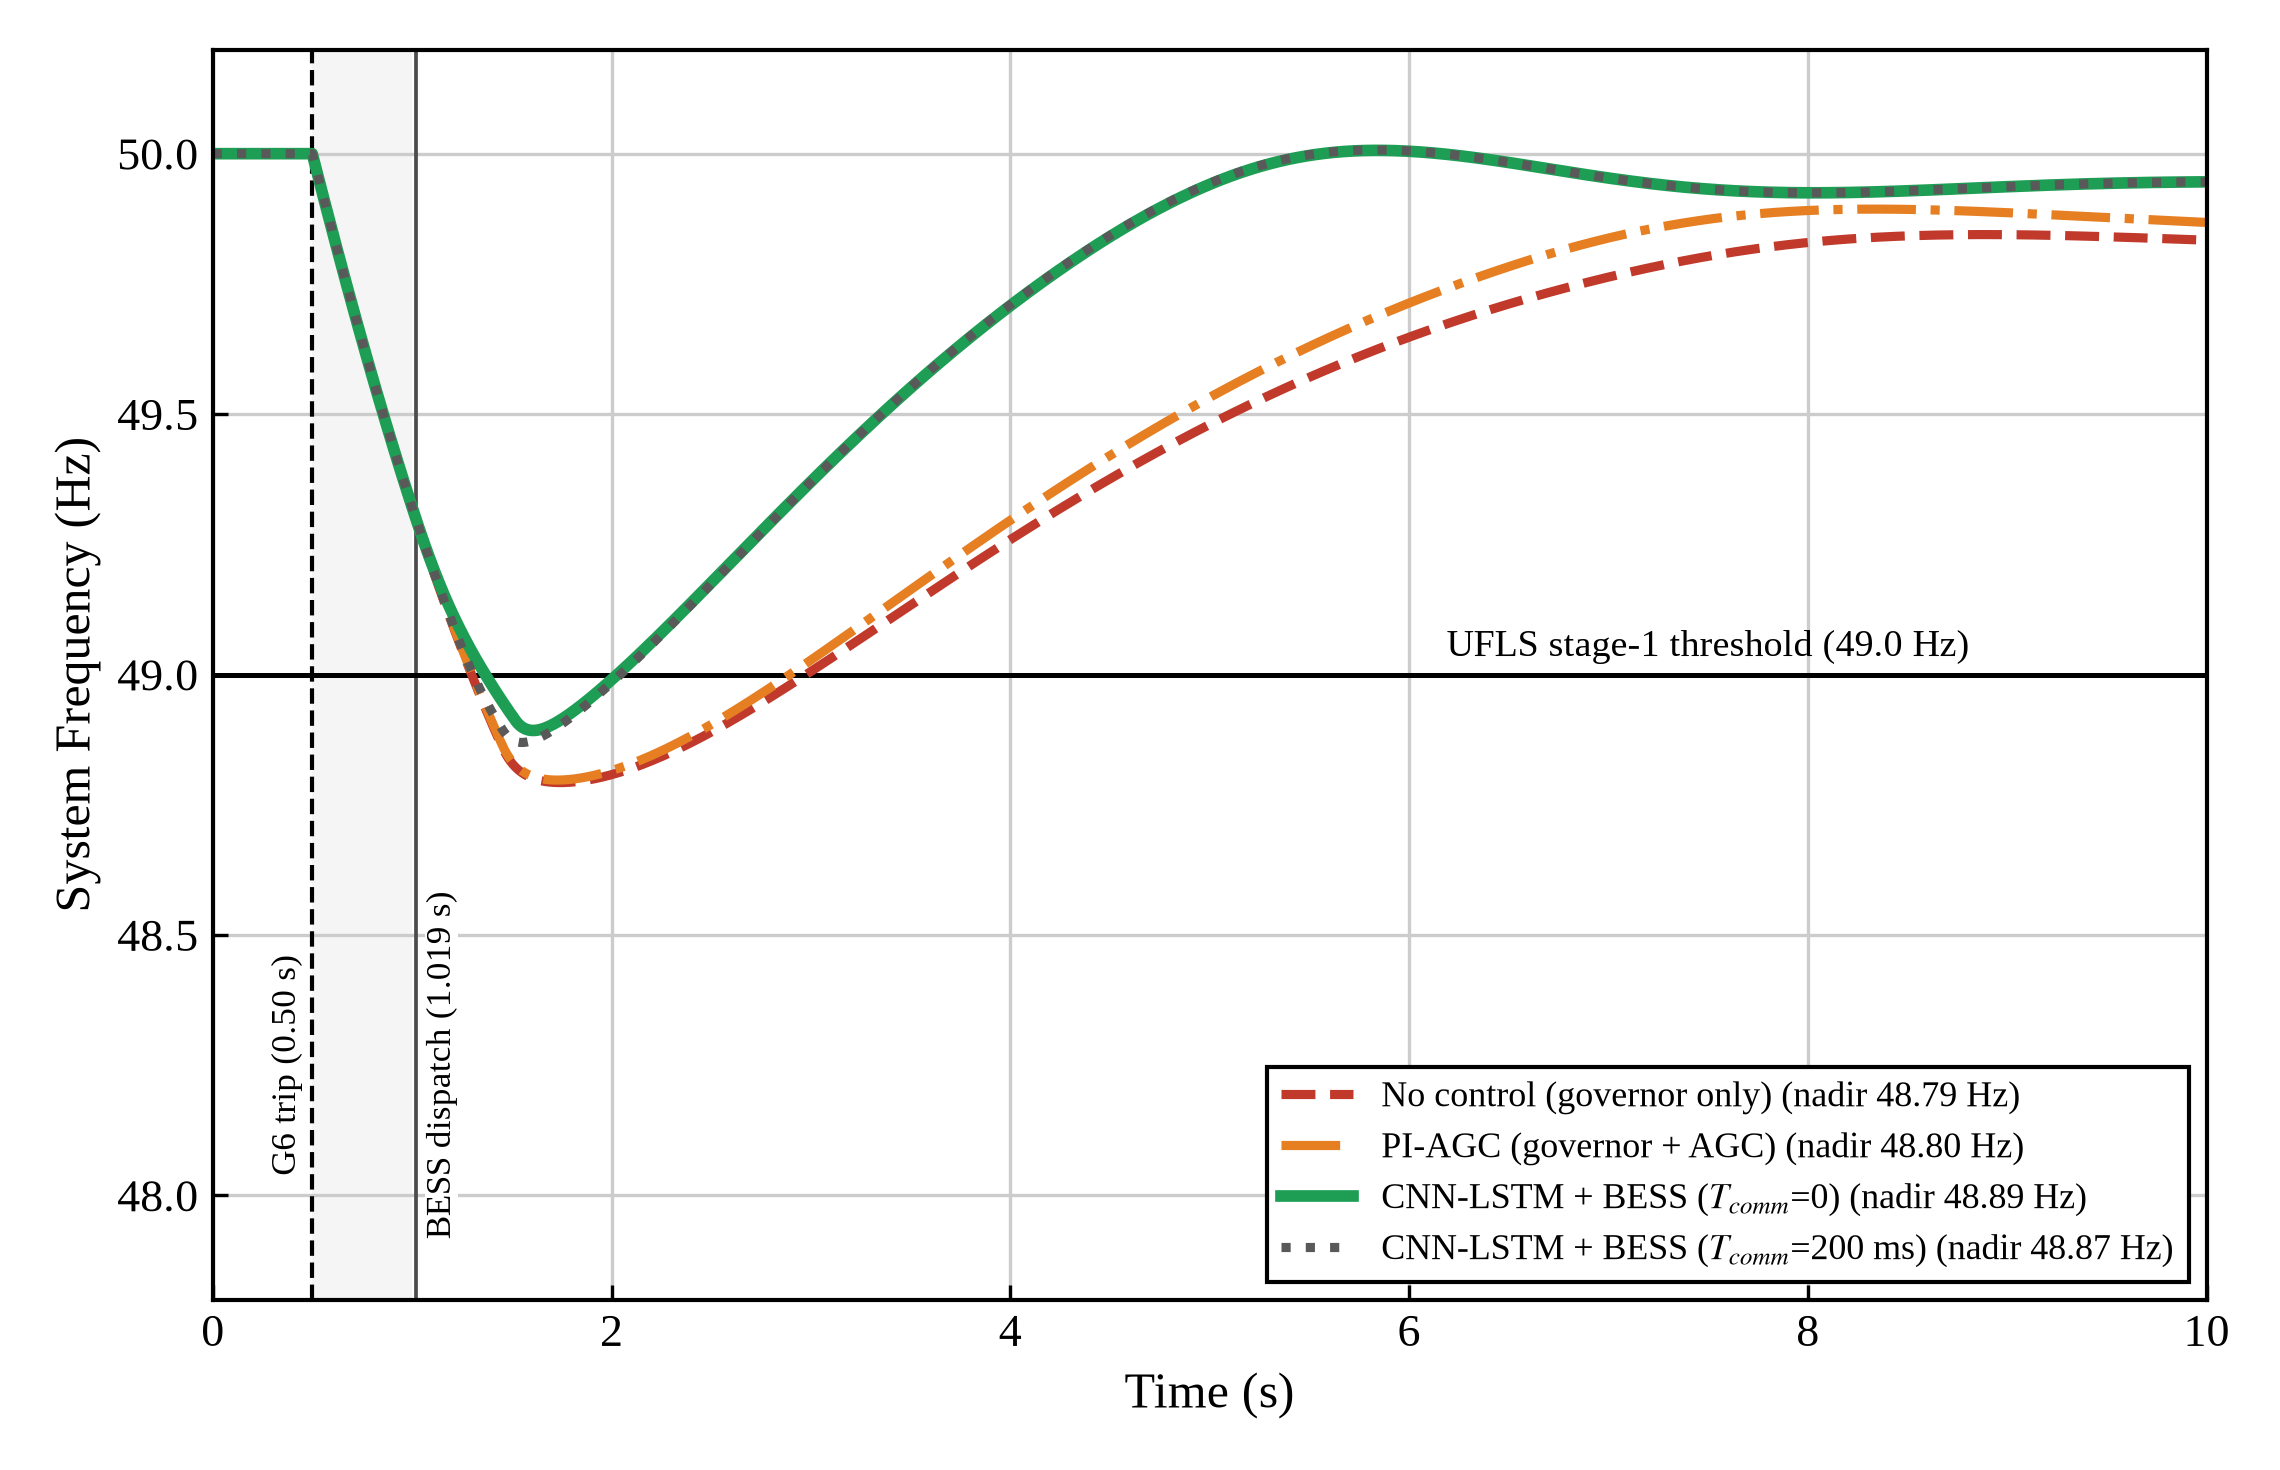

This figure's Python source:
"""System frequency after the G6 trip (shared model freq_model.py)."""
import matplotlib.pyplot as plt

import freq_model as fm
import freq_plotlib as fp
import style


def plot(out="frequency_timing"):
    style.apply()
    fig, ax = plt.subplots(figsize=(7.6, 4.9), dpi=100)
    fp.event_lines(ax, ytxt=48.25)
    ax.axhline(49.0, color="black", lw=1.2)
    ax.text(7.5, 49.02, "UFLS stage-1 threshold (49.0 Hz)", ha="center",
            va="bottom", fontsize=9)
    for key, case, tc, c, ls, lw, lab in fp.CASES:
        r = fp.run(key, case, tc)
        mt = fm.metrics(r)
        ax.plot(r["t"], r["f"], color=c, ls=ls, lw=lw,
                label=f"{lab} (nadir {mt['nadir']:.2f} Hz)")
    ax.set_xlim(0, 10)
    ax.set_ylim(47.8, 50.2)
    ax.set_xlabel("Time (s)", fontsize=12)
    ax.set_ylabel("System Frequency (Hz)", fontsize=12)
    ax.grid(True, color="0.8", lw=0.8)
    ax.legend(loc="lower right", fontsize=8.6, edgecolor="black",
              fancybox=False, framealpha=1)
    fig.tight_layout()
    fig.savefig(out + ".png", dpi=300)
    fig.savefig(out + ".pdf")


if __name__ == "__main__":
    plot()
